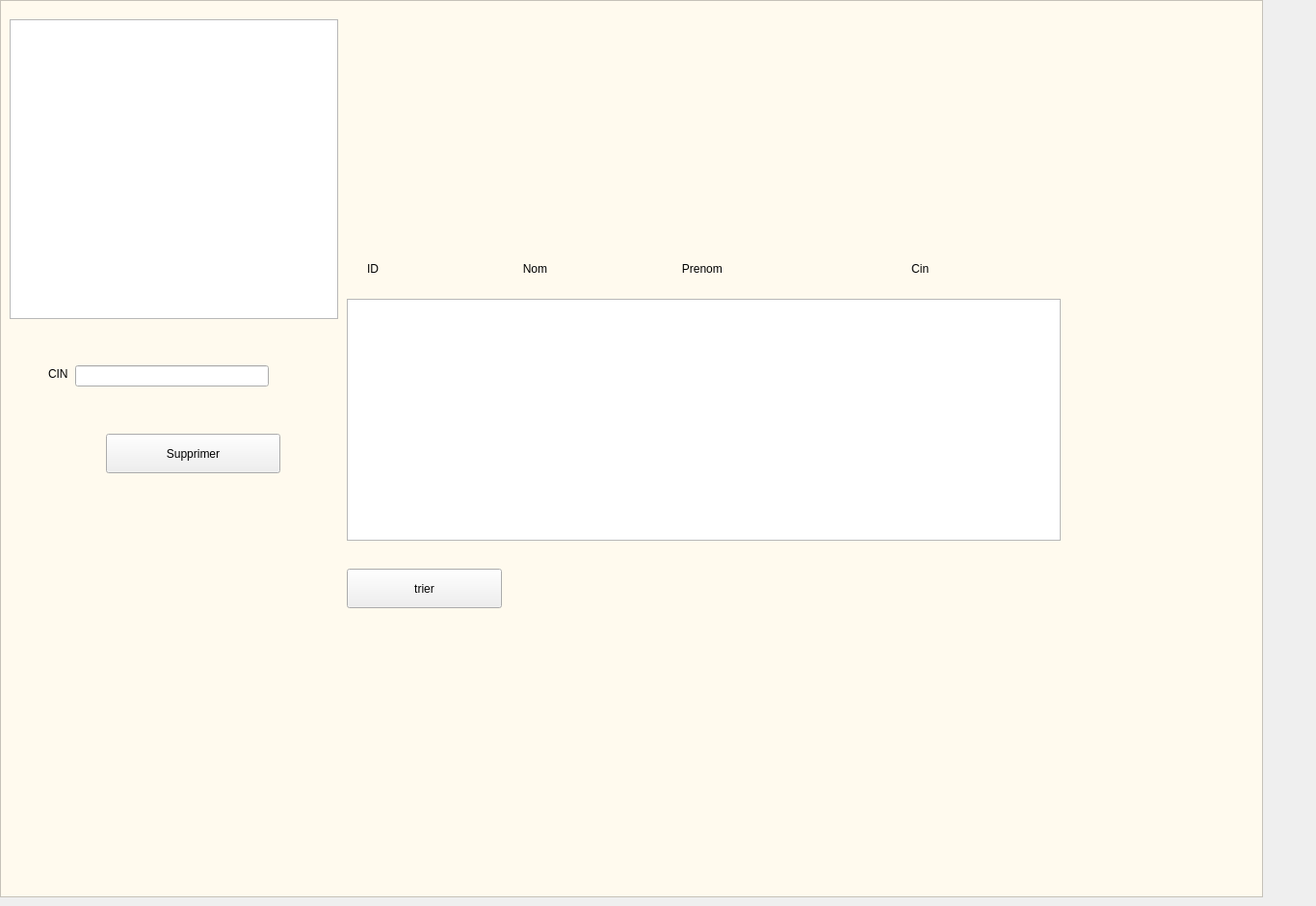
     <widget class="QWidget" name="tab_18">
      <attribute name="title">
       <string>Afficher</string>
      </attribute>
      <widget class="QPushButton" name="pushButton_23">
       <property name="geometry">
        <rect>
         <x>390</x>
         <y>670</y>
         <width>161</width>
         <height>41</height>
        </rect>
       </property>
       <property name="styleSheet">
        <string notr="true">font: 75 11pt &quot;MS Shell Dlg 2&quot;;
border-image: url(:/new/logout.png);</string>
       </property>
       <property name="text">
        <string>Afficher</string>
       </property>
      </widget>
      <widget class="QLabel" name="label_81">
       <property name="geometry">
        <rect>
         <x>381</x>
         <y>271</y>
         <width>976</width>
         <height>16</height>
        </rect>
       </property>
       <property name="text">
        <string>ID                                             Nom                                          Prenom                                                           Cin</string>
       </property>
      </widget>
      <widget class="QGraphicsView" name="graphicsView_29">
       <property name="geometry">
        <rect>
         <x>0</x>
         <y>0</y>
         <width>1311</width>
         <height>931</height>
        </rect>
       </property>
       <property name="styleSheet">
        <string notr="true">
background-color: rgb(255, 250, 238);</string>
       </property>
      </widget>
      <widget class="QPushButton" name="pushButton_supprimer_3">
       <property name="geometry">
        <rect>
         <x>110</x>
         <y>450</y>
         <width>181</width>
         <height>41</height>
        </rect>
       </property>
       <property name="styleSheet">
        <string notr="true">font: 75 11pt &quot;MS Shell Dlg 2&quot;;

border-image: url(:/new/supp2.png);</string>
       </property>
       <property name="text">
        <string>Supprimer</string>
       </property>
      </widget>
      <widget class="QGraphicsView" name="graphicsView_13">
       <property name="geometry">
        <rect>
         <x>10</x>
         <y>20</y>
         <width>341</width>
         <height>311</height>
        </rect>
       </property>
       <property name="styleSheet">
        <string notr="true">border-image: url(:/new/logo.png);</string>
       </property>
      </widget>
      <widget class="QPushButton" name="pushButton_8">
       <property name="geometry">
        <rect>
         <x>360</x>
         <y>590</y>
         <width>161</width>
         <height>41</height>
        </rect>
       </property>
       <property name="styleSheet">
        <string notr="true">font: 75 11pt &quot;MS Shell Dlg 2&quot;;
border-image: url(:/new/logout.png);</string>
       </property>
       <property name="text">
        <string>trier</string>
       </property>
      </widget>
      <widget class="QLabel" name="label_87">
       <property name="geometry">
        <rect>
         <x>50</x>
         <y>380</y>
         <width>20</width>
         <height>16</height>
        </rect>
       </property>
       <property name="text">
        <string>CIN</string>
       </property>
      </widget>
      <widget class="QLineEdit" name="lineEdit_37">
       <property name="geometry">
        <rect>
         <x>78</x>
         <y>379</y>
         <width>201</width>
         <height>22</height>
        </rect>
       </property>
      </widget>
      <widget class="QListWidget" name="listWidget_2">
       <property name="geometry">
        <rect>
         <x>360</x>
         <y>310</y>
         <width>741</width>
         <height>251</height>
        </rect>
       </property>
      </widget>
      <zorder>pushButton_23</zorder>
      <zorder>graphicsView_29</zorder>
      <zorder>label_81</zorder>
      <zorder>layoutWidget_2</zorder>
      <zorder>pushButton_supprimer_3</zorder>
      <zorder>graphicsView_13</zorder>
      <zorder>pushButton_8</zorder>
      <zorder>label_87</zorder>
      <zorder>lineEdit_37</zorder>
      <zorder>listWidget_2</zorder>
     </widget>
